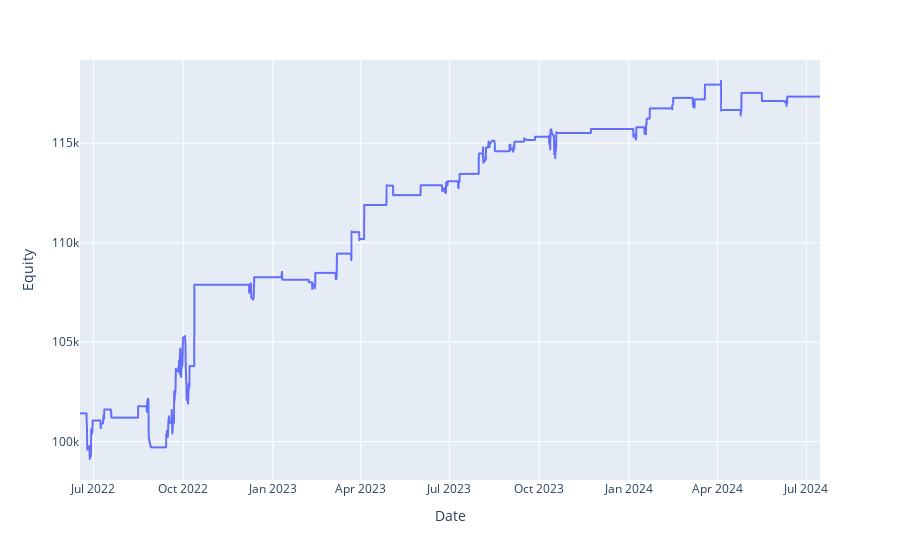
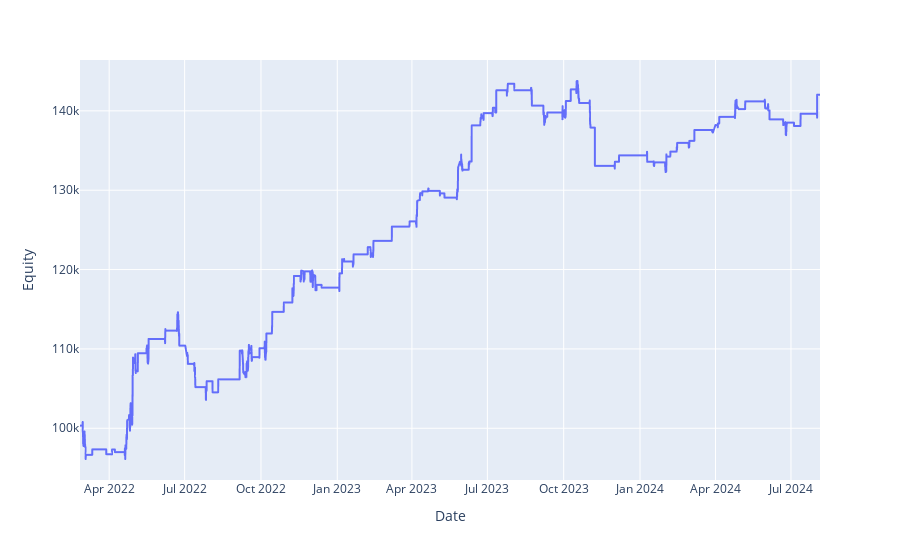
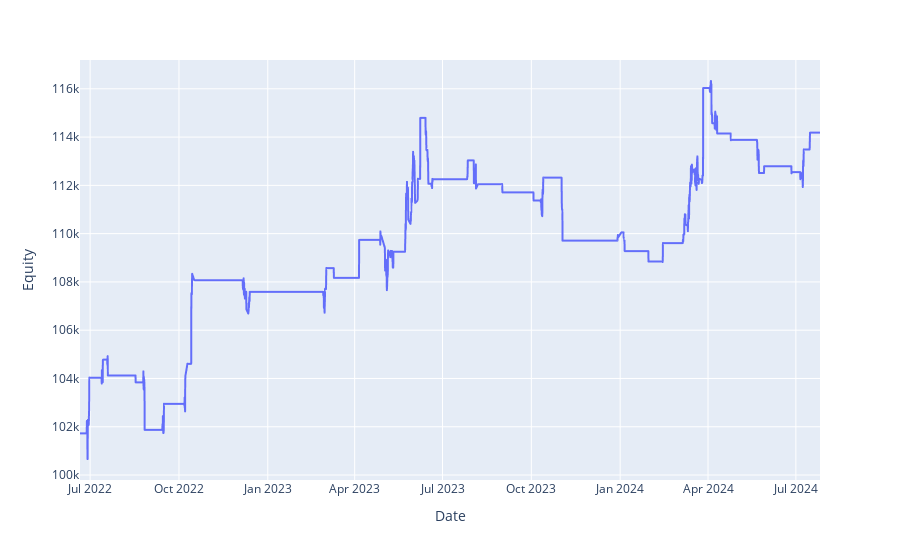
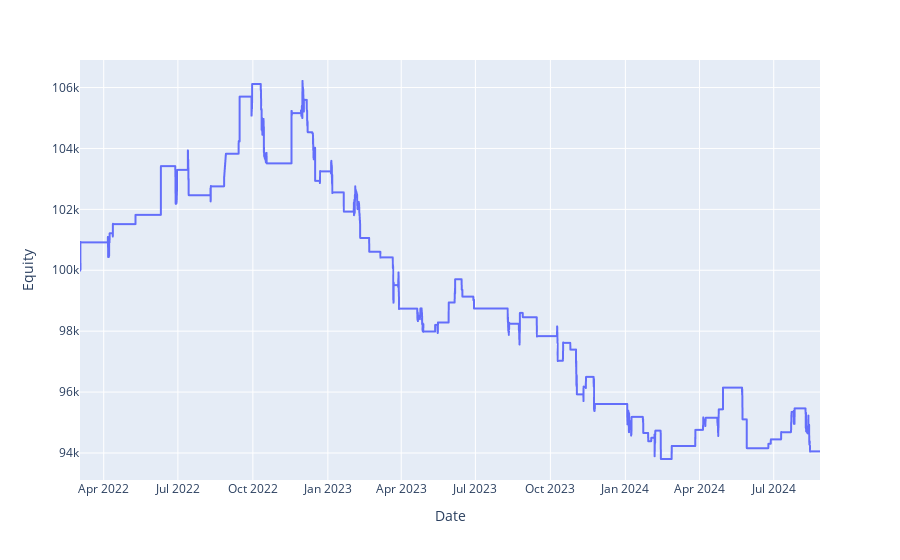

These figures' notebook cell, in order:
### Code cell
from utils import walk_forward
from utils import plot_full_equity_curve
from utils import get_wfo_stats

def  optim_func(series):
    return (series['Return [%]'] /  (1 + (-1*series['Max. Drawdown [%]']))) * np.log(1 + series['# Trades'])

def optim_func_2(stats):
    equity_curve = stats._equity_curve['Equity'].values    
    x = np.arange(len(equity_curve)).reshape(-1, 1)
    reg = LinearRegression().fit(x, equity_curve)
    stability_ratio = reg.score(x, equity_curve)
    
    return (stats['Return [%]'] /  (1 + (-1*stats['Max. Drawdown [%]']))) * np.log(1 + stats['# Trades']) * stability_ratio
    

for ticker, interval in zip(portfolio, intervals):
    
    print(ticker, interval)
    
    lookback_bars = 1000
    validation_bars = 250
    warmup_bars = 400

    params = {
        'bband_std' : list(np.arange(1, 2, 0.2)),
        'maximize': optim_func_2
    }

    stats = walk_forward(
        Bbands,
        symbols[ticker][interval], 
        lookback_bars=lookback_bars,
        validation_bars=validation_bars,
        warmup_bars=warmup_bars, 
        params=params,
        commission=7e-4, 
        margin=1/30, 
        cash=100_000
    )

    plot_full_equity_curve(
        symbols[ticker][interval], 
        stats, 
        warmup_bars=warmup_bars,
        lookback_bars=lookback_bars, 
        overlay_price=True
    )

    wfo_stats = get_wfo_stats(stats, warmup_bars, symbols[ticker][interval])

    for k, v in wfo_stats.items():
        print(k, v)

### Figure 1 — Plotly figure (JSON) as saved in the notebook; plotly's stock layout.template omitted (floating-point values rounded to 4 significant figures; data arrays with more than 128 entries replaced by an {"elided": "..."} marker saying what was removed)
{"data": [{"hovertemplate": "x=%{x}<br>y=%{y}<extra></extra>", "legendgroup": "", "line": {"color": "#636efa", "dash": "solid"}, "marker": {"symbol": "circle"}, "mode": "lines", "name": "", "showlegend": false, "textposition": "bottom right", "type": "scattergl", "x": {"elided": "3250 str values"}, "xaxis": "x", "y": {"elided": "3250 float values"}, "yaxis": "y"}], "layout": {"legend": {"tracegroupgap": 0}, "margin": {"t": 60}, "xaxis": {"anchor": "y", "domain": [0, 1], "title": {"text": "Date"}}, "yaxis": {"anchor": "x", "domain": [0, 1], "title": {"text": "Equity"}}}}

### Figure 2 — Plotly figure (JSON) as saved in the notebook; plotly's stock layout.template omitted (floating-point values rounded to 4 significant figures; data arrays with more than 128 entries replaced by an {"elided": "..."} marker saying what was removed)
{"data": [{"hovertemplate": "x=%{x}<br>y=%{y}<extra></extra>", "legendgroup": "", "line": {"color": "#636efa", "dash": "solid"}, "marker": {"symbol": "circle"}, "mode": "lines", "name": "", "showlegend": false, "textposition": "bottom right", "type": "scattergl", "x": {"elided": "7250 str values"}, "xaxis": "x", "y": {"elided": "7250 float values"}, "yaxis": "y"}], "layout": {"legend": {"tracegroupgap": 0}, "margin": {"t": 60}, "xaxis": {"anchor": "y", "domain": [0, 1], "title": {"text": "Date"}}, "yaxis": {"anchor": "x", "domain": [0, 1], "title": {"text": "Equity"}}}}

### Figure 3 — Plotly figure (JSON) as saved in the notebook; plotly's stock layout.template omitted (floating-point values rounded to 4 significant figures; data arrays with more than 128 entries replaced by an {"elided": "..."} marker saying what was removed)
{"data": [{"hovertemplate": "x=%{x}<br>y=%{y}<extra></extra>", "legendgroup": "", "line": {"color": "#636efa", "dash": "solid"}, "marker": {"symbol": "circle"}, "mode": "lines", "name": "", "showlegend": false, "textposition": "bottom right", "type": "scattergl", "x": {"elided": "3250 str values"}, "xaxis": "x", "y": {"elided": "3250 float values"}, "yaxis": "y"}], "layout": {"legend": {"tracegroupgap": 0}, "margin": {"t": 60}, "xaxis": {"anchor": "y", "domain": [0, 1], "title": {"text": "Date"}}, "yaxis": {"anchor": "x", "domain": [0, 1], "title": {"text": "Equity"}}}}

### Figure 4 — Plotly figure (JSON) as saved in the notebook; plotly's stock layout.template omitted (floating-point values rounded to 4 significant figures; data arrays with more than 128 entries replaced by an {"elided": "..."} marker saying what was removed)
{"data": [{"hovertemplate": "x=%{x}<br>y=%{y}<extra></extra>", "legendgroup": "", "line": {"color": "#636efa", "dash": "solid"}, "marker": {"symbol": "circle"}, "mode": "lines", "name": "", "showlegend": false, "textposition": "bottom right", "type": "scattergl", "x": {"elided": "7250 str values"}, "xaxis": "x", "y": {"elided": "7250 float values"}, "yaxis": "y"}], "layout": {"legend": {"tracegroupgap": 0}, "margin": {"t": 60}, "xaxis": {"anchor": "y", "domain": [0, 1], "title": {"text": "Date"}}, "yaxis": {"anchor": "x", "domain": [0, 1], "title": {"text": "Equity"}}}}
